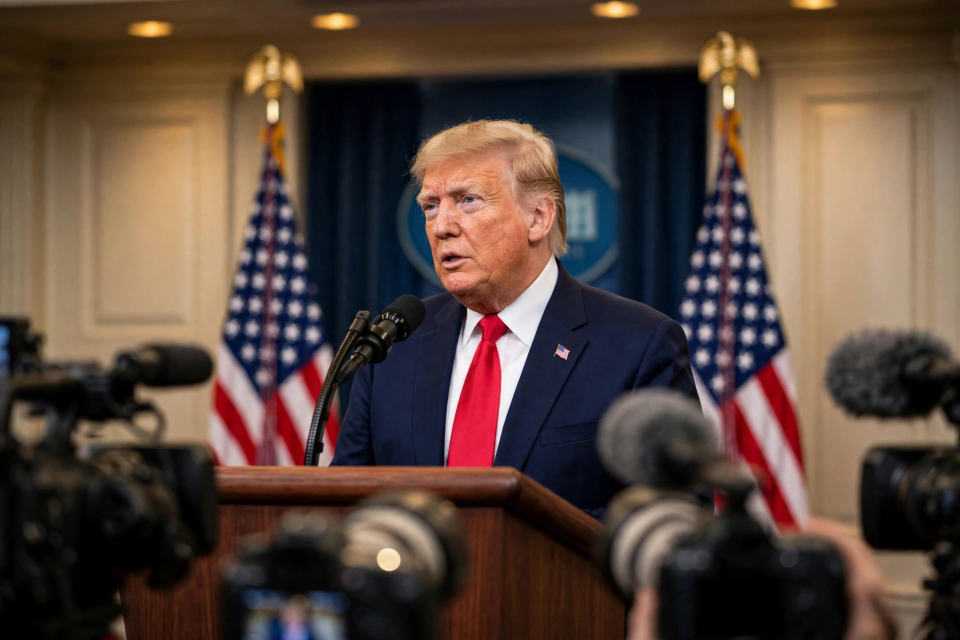
#> input picture photos/hero1-iran.webp, 1920 x 1280 px (shown at 1/2 size); the run also reads 1 picture not shown here
$ python draw.py
#> lines starting #> are read from the running program, lines starting #| are printed output that depends on the picture
#!/usr/bin/env python3
"""Draw entry.png v2 for news-image-20261120: 'The World - Friday 20 November 2026'.

Front page in the proven v5 layout (masthead 37pt, numbers strip, UTC
strip, 3 hero photo cards, 8 small photo cards, Natural Earth 110m map +
ALSO briefs, Judge Note + DATE CHECK). 33 stories, all happened or first
reported on Friday 20 November 2026 (any time zone).

v2 (verdict fadli: peta jelek, tulisan/struktur kurang rapi): map redrawn
from Natural Earth 110m coastlines (flat land, no mottling/borders),
strips loosened (numbers 34px, UTC 26px), cards/map tightened to fit.
Content unchanged from v1.

Photos: 4 new (hero1-iran, card5-europe, card9-fiji, card11-yongbyon)
+ 7 reused from the 19 Nov entry where the subject matches (cyclone,
Shenzhen summit, GTA VI, courthouse, spacecraft, finance building,
two leaders at a table). Crop focus per photo tuned after viewing each
1920x1280 source.
"""
import os
import sys
from PIL import Image, ImageDraw, ImageFont

W, H = 1024, 1024
PAPER = (247, 241, 222)
INK = (16, 16, 14)          # v5: hitam pekat untuk headline
DECK = (30, 30, 28)         # v5: deck minimal RGB 30, tetap kontras tinggi
RED = (176, 32, 32)
DARKRED = (120, 20, 20)
MUTED = (90, 82, 66)        # v5: digelapkan (v4: 112,102,86) supaya jelas
RULE = (40, 40, 38)
OCEAN = (214, 230, 227)
LAND = (203, 209, 164)
LANDB = (118, 130, 86)
BORDERLINE = (105, 116, 78)  # v5: batas negara, lebih redup dari pantai
CONTLBL = (96, 104, 72)      # v5: label benua di atas daratan
GOLD = (176, 138, 58)

FD = "/usr/share/fonts/truetype/dejavu/"
SERIF = FD + "DejaVuSerif.ttf"
SERIFB = FD + "DejaVuSerif-Bold.ttf"
SANS = FD + "DejaVuSans.ttf"
SANSB = FD + "DejaVuSans-Bold.ttf"


def font(path, size):
    return ImageFont.truetype(path, size)


def wrap(text, fnt, width):
    """Greedy word wrap; returns list of lines fitting width."""
    lines, cur = [], ""
    for word in text.split(" "):
        trial = (cur + " " + word).strip()
        if fnt.getlength(trial) <= width:
            cur = trial
        else:
            if cur:
                lines.append(cur)
            cur = word
    if cur:
        lines.append(cur)
    return lines


def text_h(fnt, lines, leading):
    return len(lines) * leading


# [5 lines left out: function draw_wrapped, not called in this run]


def centered(d, cx, y, text, fnt, fill):
    d.text((cx - fnt.getlength(text) / 2, y), text, font=fnt, fill=fill)


# ---------------------------------------------------------------- stories
MAIN = [
    dict(n=1, kicker="WASHINGTON · IRAN",
         head="Trump delays Iran decision to 2027",
         deck="“No rush,” he says — he will “see what happens” after Jan 1; the Senate rejects curbing his war powers.",
         icon="missile", lon=-77, lat=39, dx=-18, dy=-16),
    dict(n=2, kicker="INDIA · CYCLONE",
         head="Cyclone Akvan comes ashore at noon",
         deck="105,304 people moved to 1,224 shelters as the storm crosses near Gopalpur; winds to 110 km/h.",
         icon="storm", lon=80.5, lat=16),
    dict(n=3, kicker="CHINA · SUMMIT",
         head="After Shenzhen, Trump says a nuclear deal will be hard",
         deck="“I’ll keep working on it,” he tells Reuters.",
         icon="summit", lon=114, lat=22),
    dict(n=4, kicker="CULTURE · GAMES",
         head="GTA VI passes The Odyssey at $1.84bn",
         deck="Sensor Tower estimate puts the game past the film’s $1.805bn box office in a day.",
         icon="game", lon=-80, lat=26),
    dict(n=5, kicker="EUROPE · UKRAINE",
         head="Europe ready for talks with Russia to end the war",
         deck="Leaders signal readiness for negotiations; Putin invites them to Moscow.",
         icon="table", lon=4.5, lat=51),
    dict(n=6, kicker="SOUTH KOREA · COURTS",
         head="Top court overturns ex-PM Han’s 15-year term",
         deck="Han Duck-soo’s martial-law conviction sent back for retrial; detention extended two months.",
         icon="scales", lon=127, lat=37.5, dx=14, dy=22),
    dict(n=7, kicker="SPACE · JAPAN",
         head="Engine trouble ends Hayabusa2’s asteroid landing",
         deck="JAXA scraps the landing plan after a fault on the asteroid probe.",
         icon="rocket", lon=139.7, lat=35.7, dx=22, dy=16),
    dict(n=8, kicker="UNITED STATES · TECH",
         head="Anthropic’s record IPO closes today",
         deck="$107.3bn deal at $83 a share values the Claude maker at $1.5tn.",
         icon="chart", lon=-74, lat=40.7, dx=26, dy=20),
    dict(n=9, kicker="FIJI · CLIMATE",
         head="Fiji declares a national disaster as drought bites",
         deck="Severe drought and water shortages blamed on El Niño conditions.",
         icon="storm", lon=178, lat=-17.7, dx=-30, dy=-10),
    dict(n=10, kicker="VENEZUELA · US",
         head="US and Venezuela to restore military cooperation",
         deck="Defence chiefs agree to renew ties, the US says.",
         icon="table", lon=-66.9, lat=10.5),
    dict(n=11, kicker="NORTH KOREA · NUCLEAR",
         head="Watchdog: North Korea is expanding Yongbyon",
         deck="UN nuclear agency reports the uranium enrichment site is growing.",
         icon="missile", lon=126.3, lat=39.8, dx=-30, dy=-18),
]

ALSO = [
    (12, "MYANMAR", "Reactions pour in after world court rules Myanmar committed genocide"),
    (13, "UKRAINE", "Russian strikes damage Austrian and Dutch embassies in Kyiv; one killed"),
    (14, "SAUDI ARABIA", "Houthi strike damages Riyadh’s tallest tower; no injuries"),
    (15, "CRICKET", "New Zealand resume day two on 243–5; Nicholls 113 not out"),
    (16, "APEC", "Xi urges open trade as leaders meet in Shenzhen"),
    (17, "COP31", "Fossil-fuel reference dropped from latest draft deal"),
    (18, "GAZA", "Israeli troops complete ground operation beyond the “Yellow Line”"),
    (19, "UKRAINE", "Putin invites European leaders to Moscow for talks"),
    (20, "GERMANY", "Kushner: Russia “comfortable” with Article 5-style guarantees"),
    (21, "GULF", "Tanker catches fire after hitting a mine east of Hormuz"),
    (22, "LEBANON", "Israeli strike hits Hezbollah missile site in the east"),
    (23, "FRANCE", "One dead, 15 hurt in fire at 18-storey block"),
    (24, "FRANCE", "Paris confirms troops in Ukraine for training"),
    (25, "SUDAN", "Ten killed as drone hits gold mine in South Kordofan"),
    (26, "INDIA", "Centre announces new PUC certificate renewal rules"),
    (27, "INDIA", "Sensex up 1.2% as markets rally in Thursday trade"),
    (28, "HOCKEY", "Women’s Asian Hockey Champions Trophy begins"),
    (29, "BADMINTON", "India beat Malaysia at Hong Kong Open"),
    (30, "JAPAN", "India and Japan to review defence ties in Tokyo"),
    (31, "SPACE", "Voyager 2 healthy and due at one light-day in 2035"),
    (32, "BANGLADESH", "Fire at ancestral home of ex-leader Yunus"),
    (33, "INDIA", "Modi opens FICCI centenary convention in Delhi"),
]

# ------------------------------------------------------- continents (lon, lat)
CONTINENTS = [
    # North America (Hudson Bay carved in, Florida and Baja drawn out,
    # Arctic coast kept below lat 73 so nothing is clipped at the top)
    [(-168, 66), (-150, 70), (-135, 70), (-125, 72), (-115, 73), (-105, 72),
     (-95, 73), (-85, 73), (-80, 70), (-85, 66), (-90, 62), (-93, 58),
     (-92, 54), (-87, 52), (-82, 51), (-79, 54), (-77, 58), (-72, 60),
     (-68, 62), (-64, 60), (-60, 58), (-56, 52), (-60, 47), (-65, 44),
     (-70, 42), (-74, 39), (-76, 35), (-80, 32), (-81, 27), (-80, 25),
     (-84, 30), (-89, 29), (-94, 29), (-97, 26), (-97, 21), (-94, 18),
     (-90, 15), (-92, 14), (-95, 16), (-100, 18), (-105, 20), (-110, 23),
     (-112, 28), (-115, 31), (-118, 34), (-121, 35), (-124, 40), (-124, 48),
     (-128, 52), (-133, 56), (-140, 60), (-148, 60), (-155, 58),
     (-162, 58), (-166, 61), (-168, 66)],
    # Greenland
    [(-45, 60), (-32, 68), (-20, 70), (-25, 76), (-40, 80), (-55, 77),
     (-58, 71), (-53, 64), (-45, 60)],
    # South America
    [(-80, 10), (-76, 5), (-70, 2), (-60, 0), (-52, -3), (-44, -3),
     (-35, -8), (-38, -15), (-41, -22), (-48, -28), (-54, -34), (-58, -39),
     (-65, -45), (-68, -52), (-73, -50), (-73, -40), (-72, -30), (-71, -20),
     (-76, -14), (-80, -5), (-81, 0), (-80, 10)],
    # Europe
    [(-10, 36), (-9, 43), (-2, 44), (-1, 48), (0, 50), (3, 53), (7, 54),
     (8, 57), (10, 59), (14, 58), (18, 56), (21, 55), (24, 58), (27, 60),
     (30, 62), (31, 70), (28, 71), (22, 70), (16, 68), (12, 65), (10, 62),
     (5, 60), (5, 58), (2, 56), (-2, 53), (-5, 50), (-8, 44), (-10, 38),
     (-10, 36)],
    # Africa
    [(-6, 35), (0, 36), (10, 37), (20, 32), (30, 31), (34, 28), (37, 22),
     (39, 18), (43, 12), (48, 11), (51, 12), (46, 4), (41, -2), (40, -8),
     (38, -15), (35, -20), (33, -26), (29, -32), (25, -34), (19, -35),
     (16, -32), (14, -25), (12, -18), (9, -8), (9, -1), (9, 4), (2, 6),
     (-5, 5), (-10, 5), (-14, 8), (-17, 14), (-17, 20), (-15, 25), (-11, 30),
     (-6, 35)],
    # Asia
    [(30, 70), (35, 68), (45, 68), (55, 70), (65, 71), (75, 72), (85, 73),
     (95, 75), (105, 76), (115, 74), (125, 73), (135, 72), (145, 71),
     (155, 70), (165, 69), (175, 67), (178, 65), (172, 62), (165, 60),
     (158, 56), (156, 51), (150, 49), (143, 45), (141, 40), (138, 36),
     (135, 34), (130, 33), (127, 35), (124, 39), (121, 36), (120, 31),
     (118, 26), (114, 22), (110, 20), (108, 14), (106, 9), (103, 8),
     (100, 7), (98, 12), (96, 15), (93, 17), (91, 22), (88, 22), (86, 20),
     (83, 17), (80, 15), (78, 9), (76, 10), (74, 14), (72, 20), (69, 22),
     (66, 25), (62, 25), (58, 26), (56, 27), (53, 28), (51, 29), (49, 30),
     (47, 30), (44, 29), (41, 30), (39, 32), (36, 36), (34, 36), (31, 36),
     (30, 38), (31, 42), (33, 45), (36, 46), (39, 48), (42, 50), (45, 53),
     (48, 55), (50, 58), (52, 62), (52, 66), (45, 68), (38, 68), (30, 70)],
    # Australia
    [(113, -22), (114, -28), (114, -32), (118, -35), (124, -33), (129, -32),
     (132, -32), (135, -35), (138, -35), (141, -38), (145, -38), (149, -37),
     (151, -34), (153, -31), (153, -27), (151, -24), (148, -20), (146, -19),
     (142, -15), (142, -11), (137, -12), (135, -15), (132, -12), (130, -13),
     (127, -14), (124, -16), (121, -18), (117, -20), (113, -22)],
    # Britain
    [(-5, 50), (-3, 53), (-5, 56), (-4, 58), (-2, 58), (0, 53), (1, 51),
     (-3, 50), (-5, 50)],
]

# v5: pulau-pulau besar yang tidak ada di CONTINENTS (data terpisah, agar
# CONTINENTS tetap identik dengan v4). Digambar + di-shading seperti daratan.
ISLANDS = [
    # Japan
    [(130, 31), (132, 33), (135, 34), (137, 36), (139, 38), (141, 41),
     (143, 42), (145, 44), (143, 44), (141, 40), (139, 37), (136, 34),
     (132, 32), (130, 31)],
    # Sumatra
    [(95, 5), (98, 3), (100, 0), (103, -2), (106, -6), (104, -6),
     (101, -3), (98, 0), (95, 3), (95, 5)],
    # Borneo
    [(109, 1), (112, 4), (116, 6), (119, 2), (118, -2), (115, -4),
     (111, -3), (109, -1), (109, 1)],
    # Java
    [(105, -6), (108, -7), (111, -7), (114, -8), (114, -7), (110, -6),
     (106, -6), (105, -6)],
    # New Guinea
    [(131, -1), (135, -2), (140, -3), (145, -6), (150, -9), (147, -8),
     (142, -8), (137, -5), (133, -3), (131, -1)],
    # Madagascar
    [(44, -16), (47, -15), (50, -16), (49, -20), (46, -24), (44, -22),
     (43, -18), (44, -16)],
    # New Zealand
    [(167, -45), (170, -42), (174, -39), (177, -38), (178, -37),
     (175, -40), (172, -43), (168, -46), (167, -45)],
    # Iceland
    [(-18, 63.5), (-15, 64), (-13, 65), (-16, 66), (-20, 66), (-22, 65),
     (-20, 64), (-18, 63.5)],
    # Cuba
    [(-85, 22), (-80, 23), (-75, 20), (-74, 20), (-78, 22), (-85, 22)],
    # Philippines (Luzon + Mindanao, satu gumpalan kasar)
    [(120, 18), (122, 18), (122, 14), (123, 11), (122, 7), (121, 10),
     (120, 13), (120, 18)],
]

# v5: batas negara besar (garis tipis di dalam daratan, perkiraan kasar —
# bukan batas resmi). Digambar SEBELUM garis pantai supaya pantai tetap
# paling tegas.
BORDERS = [
    # US - Canada (lewat Great Lakes, perkiraan)
    [(-124, 49), (-110, 49), (-95, 49), (-89, 48), (-83, 43), (-79, 43),
     (-75, 45), (-70, 44), (-66, 45)],
    # US - Mexico
    [(-117, 32.5), (-111, 31), (-106, 31.5), (-101, 29.5), (-97, 26)],
    # Brazil utara (perkiraan, sepanjang Amazon utara)
    [(-70, 11), (-66, 8), (-62, 6), (-57, 4), (-52, 4), (-50, 0)],
    # Brazil - Argentina / Uruguay
    [(-57, -22), (-55, -27), (-53, -33)],
    # Rusia selatan (Kazakhstan / Mongolia)
    [(75, 49), (85, 50), (95, 50), (105, 50), (115, 51), (122, 52)],
    # Rusia - Cina
    [(122, 52), (130, 48), (135, 44), (131, 42)],
    # Cina - India
    [(78, 35), (84, 30), (90, 28), (97, 29)],
    # Pakistan - India
    [(70, 24), (72, 28), (75, 33), (78, 35)],
    # Prancis - Jerman
    [(3, 49), (6, 49), (7, 47)],
    # Prancis - Spanyol
    [(-2, 43.5), (0, 42.5), (3, 42.3)],
    # Jerman - Polandia
    [(14, 54), (14, 51), (15, 50)],
    # Norwegia - Swedia
    [(12, 59), (15, 64), (18, 69)],
    # Mesir - Sudan
    [(25, 22), (33, 22)],
    # Niger - Nigeria
    [(3, 12), (10, 13)],
    # Afrika Selatan, batas utara (perkiraan)
    [(16, -28), (20, -29), (25, -28), (28, -26)],
]


# ------------------------------------------------------------------- icons
# Flat vector-style icons, drawn with PIL shapes inside a box (x, y, w, h).
# [134 lines left out: functions icon_missile, icon_summit, icon_table, icon_chip, icon_game, icon_bank and 5 more, not called in this run]


ICONS = {"missile": icon_missile, "summit": icon_summit, "table": icon_table,
         "chip": icon_chip, "game": icon_game, "bank": icon_bank,
         "bridge": icon_bridge, "rocket": icon_rocket, "scales": icon_scales,
         "storm": icon_storm, "chart": icon_chart}


# --------------------------------------------------------------------- map
# [140 lines left out: functions project, _split_ring, _load_land_rings, spaced, draw_map, not called in this run]


# ------------------------------------------------------------------- photos
# Fotorealistik HD (1920x1280, hasil generate) di photos/ di bawah repo.
# draw.py load via path relatif terhadap file ini (kit me-re-run draw.py
# dari repo, jadi foto ikut di-push). Crop vertikal per foto (CROP_FOCUS,
# v5) ke aspek slot, resize LANCZOS (downscale dari 1920px -> tajam,
# tidak buram).
HERE = os.path.dirname(os.path.abspath(__file__))
PHOTOS = os.path.join(HERE, "photos")
PHOTO_FILES = {
    1: "hero1-iran.webp", 2: "card10-cyclone.webp", 3: "hero2-shenzhen.webp",
    4: "card5-gtavi.webp", 5: "card5-europe.webp", 6: "card9-icj.webp",
    7: "card8-voyager.webp", 8: "card11-fed.webp", 9: "card9-fiji.webp",
    10: "card10-flags.webp", 11: "card11-yongbyon.webp",
}
_photo_cache = {}


# v1 (20 Nov): crop focus per foto = posisi vertikal jendela crop sebagai
# fraksi dari slack vertikal (0 = paling atas, 0.5 = tengah, 1 = bawah).
# Dipilih setelah melihat tiap foto 1920x1280: 1 tengah (kepala Trump di
# tengah), 2 tengah (awan badai), 3 ke bawah 0.60 (bendera di y 700-880),
# 4 tengah, 5 tengah (kepala di y 500-750), 6 ke atas 0.35 (menara + fasad
# di y 110-850), 7 tengah, 8 ke bawah 0.55 (gedung di y 380-950), 9 ke bawah
# 0.60 (retakan tanah di foreground), 10 ke atas 0.25 (bendera + kepala di
# y 150-750), 11 tengah (fasilitas di tengah frame).
CROP_FOCUS = {1: 0.50, 2: 0.50, 3: 0.60, 4: 0.50, 5: 0.50, 6: 0.35,
              7: 0.50, 8: 0.55, 9: 0.60, 10: 0.25, 11: 0.50}


def photo_slot(n, w, h):
    key = (n, w, h)
    if key in _photo_cache:
        return _photo_cache[key]
    im = Image.open(os.path.join(PHOTOS, PHOTO_FILES[n])).convert("RGB")
    sw, sh = im.size
    target = w / h
    srcc = sw / sh
    if srcc > target:
        nw = int(sh * target)
        x0 = (sw - nw) // 2
        im = im.crop((x0, 0, x0 + nw, sh))
    else:
        nh = int(sw / target)
        focus = CROP_FOCUS.get(n, 0.5)
        y0 = int(round(focus * (sh - nh)))
        y0 = max(0, min(sh - nh, y0))
        im = im.crop((0, y0, sw, y0 + nh))
    im = im.resize((w, h), Image.LANCZOS)
    _photo_cache[key] = im
    return im


# Angka-angka di strip ini HANYA yang benar-benar ada di teks 33 berita:
#  2027 = head #1; 105,304 = deck #2; $1.84bn = head #4; $1.5tn = deck #8;
#  110 km/h = deck #2; 15 yrs = head #6 ("15-year term").
NUMBERS = [
    ("2027", "Iran decision delayed"),
    ("105,304", "Evacuated from Akvan"),
    ("$1.84bn", "GTA VI revenue"),
    ("$1.5tn", "Anthropic valuation"),
    ("110 km/h", "Akvan winds"),
    ("15 yrs", "Han’s overturned term"),
]

# Slot UTC HANYA dari berita kita (fase hari dipakai, bukan jam fiktif).
UTC_SLOTS = [
    ("EARLY", "Tanker hits mine east of Hormuz"),
    ("MORNING", "Europe ready for talks with Russia"),
    ("DAY", "Trump delays Iran decision to 2027"),
    ("AFTERNOON", "Cyclone Akvan comes ashore at noon"),
    ("EVENING", "Anthropic’s record IPO closes today"),
]


def draw_numbers_strip(d, y, h=34):
    d.line([26, y, W - 26, y], fill=RULE, width=1)
    cw = (W - 52) // 6
    big_f = font(SERIFB, 16)
    cap_f = font(SANS, 8)
    for i, (num, cap) in enumerate(NUMBERS):
        cx = 26 + i * cw + cw // 2
        d.text((cx, y + 2), num, font=big_f, fill=RED, anchor="ma")
        d.text((cx, y + 21), cap, font=cap_f, fill=INK, anchor="ma")
        if i:
            d.line([26 + i * cw, y + 4, 26 + i * cw, y + h - 4],
                   fill=(210, 200, 175), width=1)
    d.line([26, y + h, W - 26, y + h], fill=RULE, width=1)
    return y + h


def draw_utc_strip(d, y, h=26):
    d.rectangle([26, y, 26 + 108, y + h], fill=RED)
    lab_f = font(SANSB, 9)
    d.text((26 + 54, y + h // 2), "THE DAY IN UTC", font=lab_f,
           fill=(255, 255, 255), anchor="mm")
    x0 = 26 + 108 + 8
    cw = (W - 26 - x0) // 5
    ph_f = font(SANSB, 9)
    ev_f = font(SANS, 8)
    for i, (ph, ev) in enumerate(UTC_SLOTS):
        x = x0 + i * cw
        assert ev_f.getlength(ev) <= cw - 6, f"UTC slot overflows: {ev!r}"
        d.text((x, y + 3), ph, font=ph_f, fill=RED)
        d.text((x, y + 14), ev, font=ev_f, fill=INK)
    d.line([26, y + h, W - 26, y + h], fill=RULE, width=1)
    return y + h


def draw_header_v3(d, y):
    centered(d, W // 2, y, "THE WORLD", font(SERIFB, 37), INK)
    y += 37 + 3
    d.line([26, y, W - 26, y], fill=RULE, width=2)
    y += 4
    centered(d, W // 2, y, "FRIDAY 20 NOVEMBER 2026", font(SANSB, 12), INK)
    y += 15
    centered(d, W // 2, y, "33 STORIES  \u00b7  6 CONTINENTS  \u00b7  ONE PAGE",
             font(SANS, 10), MUTED)
    y += 12
    d.line([26, y, W - 26, y], fill=RULE, width=1)
    return y + 5


def hero_card_photo(d, x, y, w, h, s, photo_h=112):
    """v5: panel foto 115px (v4: 100px), headline 14pt, deck 11pt, tinta
    pekat (INK 16 / DECK 30)."""
    num_f = font(SERIFB, 17)
    kick_f = font(SANSB, 9)
    head_f = font(SERIFB, 14)
    deck_f = font(SANS, 11)
    d.rectangle([x, y, x + w, y + h], fill=(253, 251, 243), outline=RULE, width=1)
    d._image.paste(photo_slot(s["n"], w - 2, photo_h), (x + 1, y + 1))
    ty = y + photo_h + 5
    d.rectangle([x + 8, ty, x + 28, ty + 18], fill=RED)
    num = str(s["n"])
    d.text((x + 18 - num_f.getlength(num) / 2, ty - 1), num, font=num_f,
           fill=(255, 255, 255))
    kw = kick_f.getlength(s["kicker"])
    assert kw <= w - 40, f"hero {s['n']} kicker overflows: {kw:.1f}px"
    d.text((x + 34, ty + 4), s["kicker"], font=kick_f, fill=RED)
    yy = ty + 22
    for ln in wrap(s["head"], head_f, w - 16):
        assert head_f.getlength(ln) <= w - 16, f"hero {s['n']} head overflows"
        d.text((x + 8, yy), ln, font=head_f, fill=INK)
        yy += 15
    yy += 2
    for ln in wrap(s["deck"], deck_f, w - 16):
        assert deck_f.getlength(ln) <= w - 16, f"hero {s['n']} deck overflows"
        d.text((x + 8, yy), ln, font=deck_f, fill=DECK)
        yy += 12
    margin = y + h - yy
    print(f"hero {s['n']}: bottom margin {margin}px")
    assert margin >= 2, f"hero {s['n']} text overflows by {-margin}px"
    return yy


def small_card_photo(d, x, y, w, h, s, photo_h=80):
    """v5: banner foto 84px (v4: 56px), headline 13pt, deck 10pt, tinta
    pekat (INK 16 / DECK 30)."""
    num_f = font(SERIFB, 15)
    kick_f = font(SANSB, 9)
    head_f = font(SERIFB, 13)
    deck_f = font(SANS, 10)
    d.rectangle([x, y, x + w, y + h], fill=(253, 251, 243), outline=RULE, width=1)
    d._image.paste(photo_slot(s["n"], w - 2, photo_h), (x + 1, y + 1))
    ty = y + photo_h + 4
    d.rectangle([x + 8, ty, x + 26, ty + 16], fill=RED)
    num = str(s["n"])
    d.text((x + 17 - num_f.getlength(num) / 2, ty - 1), num, font=num_f,
           fill=(255, 255, 255))
    kw = kick_f.getlength(s["kicker"])
    assert kw <= w - 44, f"small {s['n']} kicker overflows: {kw:.1f}px"
    d.text((x + 32, ty + 3), s["kicker"], font=kick_f, fill=RED)
    yy = ty + 18
    for ln in wrap(s["head"], head_f, w - 16):
        assert head_f.getlength(ln) <= w - 16, f"small {s['n']} head overflows"
        d.text((x + 8, yy), ln, font=head_f, fill=INK)
        yy += 14
    yy += 2
    for ln in wrap(s["deck"], deck_f, w - 16):
        assert deck_f.getlength(ln) <= w - 16, f"small {s['n']} deck overflows"
        d.text((x + 8, yy), ln, font=deck_f, fill=DECK)
        yy += 11
    margin = y + h - yy
    print(f"small {s['n']}: bottom margin {margin}px")
    assert margin >= 2, f"small {s['n']} text overflows by {-margin}px"
    return yy


# ----------------------------------------------------------------- header
# [84 lines left out: functions draw_header, draw_story, draw_also, draw_judge_footer, not called in this run]


# ---------------------------------------------------------------- layout A
def render_a(path):
    """v2 (20 Nov, revisi verdict fadli): masthead 37pt + strip angka 34px +
    strip UTC 26px (keduanya dilonggarkan supaya teks tidak mepet garis) +
    3 hero foto 112px (190px) + 8 kartu kecil foto 80px (170px, 2 baris x 4)
    + peta Natural Earth 110m 448x238 bawah-kiri + ALSO 22 (9pt) + Judge Note
    dua baris (baris kedua: DATE CHECK — berita 19 Nov yang sengaja tidak
    dimasukkan)."""
#> called with path = 'entry.png'
    img = Image.new("RGB", (W, H), PAPER)
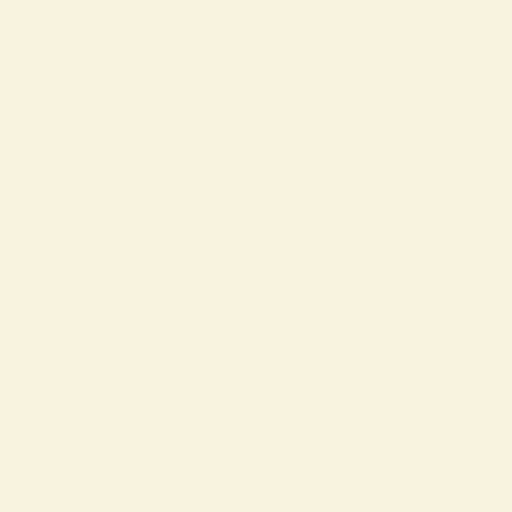
#> img: PIL image 1024x1024 RGB (shown at 1/2 size); mean R, G, B 247, 241, 222
    d = ImageDraw.Draw(img)
    y = draw_header_v3(d, 6)
#> y = 82
    y = draw_numbers_strip(d, y + 2, h=34)
#> y = 118
    y = draw_utc_strip(d, y + 2, h=26)
#> y = 146
    y += 6
#> y = 152
    # hero 1-3
    gap = 12
    cw = (W - 52 - gap * 2) // 3
    hero_h = 190
    for c in range(3):
        x = 26 + c * (cw + gap)
        hero_card_photo(d, x, y, cw, hero_h, MAIN[c])
#> in photo_slot, im is the input picture: PIL image 1920x1280 RGB; mean R, G, B 87.8, 68.8, 59.1
#> in photo_slot, `im = im.crop((0, y0, sw, y0 + nh))`:
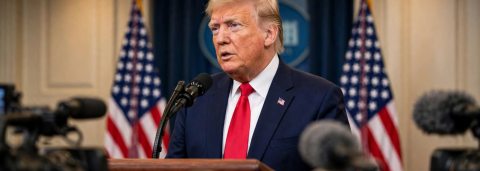
#> im: PIL image 1920x684 RGB (shown at 1/4 size); mean R, G, B 105.2, 84.8, 79.2
#> in photo_slot, `im = im.resize((w, h), Image.LANCZOS)`:
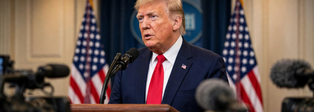
#> im: PIL image 314x112 RGB; mean R, G, B 105.2, 84.8, 79.2
#> in hero_card_photo, `ty = y + photo_h + 5`: ty = 269
#> (the rest of the program and of its run is left out)
